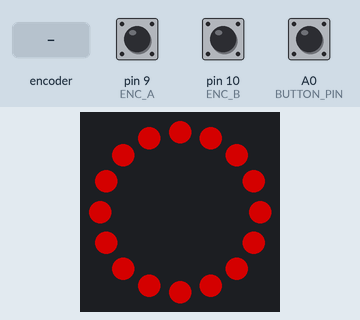
The sketch below on a simulated Arduino Uno, built with avr-gcc and run on an emulated ATmega328P. Parts: 16 RGB LEDs in a ring, first at the top, clockwise. The test bench sets the inputs (shaded band); at power-on: A0 (BUTTON_PIN) HIGH, pin 9 (ENC_A) HIGH, pin 10 (ENC_B) HIGH. Dim RGB values are drawn brighter than linear; random numbers use the default seed unless the sketch sets one.

Above: at 1.26 s.
1.3 s: rotary encoder on pin 9 (ENC_A) / pin 10 (ENC_B) turned 1 step (first pin leading)
3.0 s: A0 (BUTTON_PIN) pulled LOW for 0.15 s
At 4.2 s:
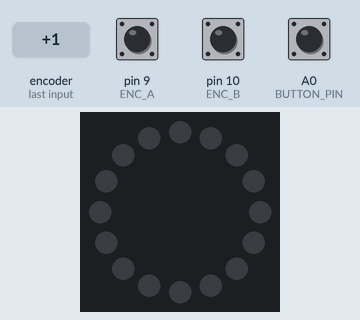
4.6 s: A0 (BUTTON_PIN) pulled LOW for 1 s
At 4.8 s:
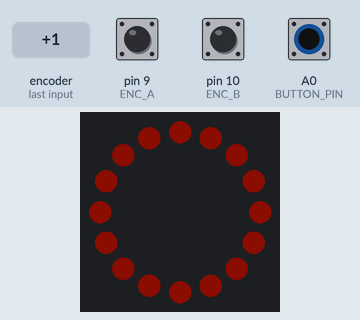
6.2 s: rotary encoder on pin 9 (ENC_A) / pin 10 (ENC_B) turned 1 step (first pin leading)
7.9 s: A0 (BUTTON_PIN) pulled LOW for 3.2 s
12.6 s: A0 (BUTTON_PIN) pulsed LOW 5 times (0.12 s each, 0.3 s apart)
At 13.46 s:
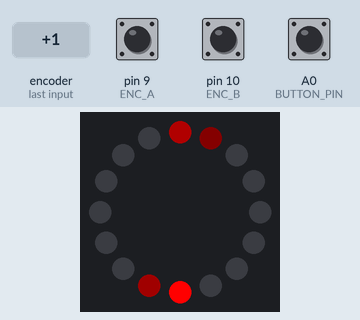
At 14.8 s:
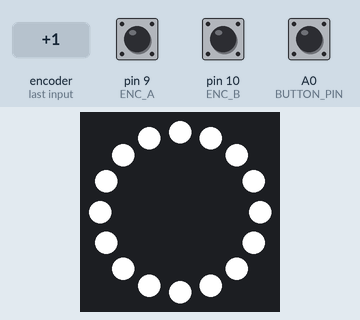
Timing chart, 0 to 16.3 s (numbered marks = the images above; inputs shaded):
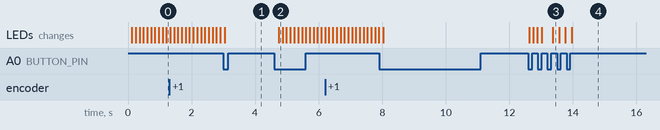

Measured:
- after the input at 4.6 s, the LEDs: change after 0.14 s (image 2)
- after the input at 12.6 s, the LEDs: first change at once (image 3 shows a later state)

The sketch:

lampara_fuego_anillo16neopixels.ino
```cpp
// (licence header left out)
/*************************************
 * LAMPARA PARA ARDUINO CON 16 NEOPIXELS
 *
 * 3 modos de funcionamiento:
 * A) Simula Fuego, con el encoder regulamos la intensidad del fuego
 * B) Lampara Blanca, con el encoder regulamos la intensidad de la luz
 * C) Alien Cristal, con el encoder regulamos el tono de la luz
 *
 * Con el pulsador del encoder encendemos o apagamos la luz
 * Con un doble-click cambiamos entre modos.
 */
#include <Adafruit_NeoPixel.h>

#define BUTTON_PIN  A0
#define ENC_A        9
#define ENC_B       10
bool BoldState = HIGH;
bool EoldState = HIGH;
#define DOCLICKTIMEOUT 20000

#define PIXEL_PIN   11
#define PIXEL_COUNT 16
Adafruit_NeoPixel ring = Adafruit_NeoPixel(PIXEL_COUNT, PIXEL_PIN, NEO_GRB + NEO_KHZ800);

// DEFINICIONES PARA EL MODO 1 - Fuego

#define FIRE_HEIGHT 8
#define FIRE_DIV 6.2
#define FIRE_DELAY 12000

int showType = 0;

const int palette[32][3]={
  {0,0,0},

  {0x07,0,0},
  {0x0E,0,0},
  {0x15,0,0},

  {0x21,0,0},
  {0x37,0,0},
  {0x4D,0,0},
  {0x63,0,0},

  {0x85,0,0},
  {0xA6,0,0},
  {0xD2,0,0},
  {0xFF,0,0},

  {0xFF,25,0},
  {0xFF,50,0},
  {0xFF,75,0},
  {0xFF,100,0},
  {0xFF,125,0},
  {0xFF,150,0},
  {0xFF,175,0},
  {0xFF,200,0},
  {0xFF,225,0},
  {0xFF,0xFF,0x00},

  {0xEE,0xEE,0x19},
  {0xDD,0xDD,0x33},
  {0xCC,0xCC,0x3c},
  {0xBB,0xBB,0x66},
  {0xAB,0xAB,0x7F},
  {0x9A,0x9A,0x99},
  {0x89,0x89,0xB2},
  {0x78,0x78,0xCC},
  {0x67,0x67,0xE5},
  {0x57,0x57,255}
};

//vamos a terner 2 lineas de fuego, cada una de 8 pixel, y otras dos lineas "fantasma" por randomizar el efecto
// la primera linea el seed, nunca se muestra, esto permite evitar los picos aleatorios.
int fire[FIRE_HEIGHT+1][4]={
  {31,31,31,31},
  {0,0,0,0},
  {0,0,0,0},
  {0,0,0,0},
  {0,0,0,0},
  {0,0,0,0},
  {0,0,0,0},
  {0,0,0,0},
  {0,0,0,0}
};

// DEFINICIONES PARA EL MODO 2 - LUZ REGULABLE
int brillo=255;

// DEFINICIONES PARA EL MODO 3 - LATIDO
#define BEATSTEPS 6
#define STEP_DELAY 7500
int beats1[]={0,  128, 255, 128,  0, 128};
int beats2[]={128,127,-127,-128,128,-128};
int hue=0;
int bbstep=0;
int bsstep=0;

void setup() {
  pinMode(BUTTON_PIN, INPUT_PULLUP);
  pinMode(ENC_A, INPUT);
  pinMode(ENC_B, INPUT);
//  Serial.begin(9600);
//  while (!Serial) {  }
  ring.begin();
  ring.show();
}

int modo=2;
int encendido=1;
int doclickcount=0;
int counter=0;
float firediv= FIRE_DIV;

void loop() {
// Boton de encendido
  bool newState = digitalRead(BUTTON_PIN);
  if (newState == LOW && BoldState == HIGH) {
    // Short delay to debounce button.
    delay(20);
    // Check if button is still low after debounce.
    newState = digitalRead(BUTTON_PIN);
    if (newState == LOW) {
    encendido=!encendido;
    }
  }
  BoldState = newState;

// detectamos un doble click
// si volvimos a encender antes del timeout cambiamos de modo.
if ((encendido==1) and (doclickcount>0) and (doclickcount<DOCLICKTIMEOUT)){
  modo++;
  if (modo>2) modo=0;
}
if (encendido==1) doclickcount=0;
if ((encendido==0) and (doclickcount<DOCLICKTIMEOUT)) doclickcount++;

// Encoder
  newState = digitalRead(ENC_A);
  if ((newState == LOW) && (EoldState == HIGH) && (encendido==1)) {
    if (digitalRead(ENC_B) == LOW) {
      //  Movemos sentido reloj
      switch (modo){
         case 0:
          firediv=firediv + 0.1;
          if (firediv>15) firediv= 15;
          break;
        case 1:
          brillo=brillo -5;
          if (brillo<5) brillo =5;
          break;
       case 2:
          hue=hue -3;
          if (hue<=0) hue =360;
          break;
      }
    } else {
      // Movemos sentido contrario reloj
      switch (modo){
         case 0:
           firediv=firediv - 0.1;
           if (firediv<1) firediv= 1;
          break;
        case 1:
          brillo=brillo +5;
          if (brillo>255) brillo =255;
          break;
        case 2:
          hue=hue +3;
          if (hue>=360) hue =0;
          break;
      }
    }
  }
  EoldState = newState;

// Actualizamos una de cada n veces los led.
  counter++;
  if ((modo==0) and (counter==FIRE_DELAY)){
    counter =0;
    fuego();
  }
  if ((modo==1) and (counter==FIRE_DELAY)){
    counter =0;
    luz();
  }
  if ((modo==2) and (counter==STEP_DELAY)){
    counter =0;
    latido();
  }
}

void fuego(void){
// paso 1 añadimos semillas al fondo o apagamos.
  int c;
     for(c=0;c<4;c++){
       fire[0][c]=(encendido?random(32):0);
     }

// paso 2 recalculamos los colores
  int d,a1,a2,a3,a4,b;
  for(c=FIRE_HEIGHT;c>0;c--){ // no se recalcula el ultimo, ya que es la semilla
    for(d=0;d<4;d++){
     a1=fire[c>1?c-1:0][d>1?d-1:3];
     a2=fire[c>1?c-1:0][d];
     a3=fire[c>1?c-1:0][d>3?d+1:0];
     a4=fire[c>2?c-2:0][d];

     b=(a1+a2+a3+a4)/firediv;
     if (b>31) b=31;
     fire[c][d]=(int)b;
    }
  }

// paso 3 los mostramos
  int color_idx;
  for(c=0;c<FIRE_HEIGHT;c++){
    color_idx=fire[c+1][0];
    ring.setPixelColor(c,ring.Color(palette[color_idx][0],palette[color_idx][1],palette[color_idx][2]));
  }
  for(c=0;c<FIRE_HEIGHT;c++){
    color_idx=fire[c+1][2];
    ring.setPixelColor(8+c,ring.Color(palette[color_idx][0],palette[color_idx][1],palette[color_idx][2]));
  }
  ring.show();
}

void luz(void){
  int c;
  for(c=0;c<PIXEL_COUNT;c++){
    ring.setPixelColor(c,brillo*encendido,brillo*encendido,brillo*encendido);
  }
  ring.show();
}


struct irgb{
    int r;       // a integer between 0 and 255
    int g;       // a integer between 0 and 255
    int b;       // a integer between 0 and 255
};

//static irgb hsv2rgb(int h, int s, int v);
struct irgb hsv2rgb(int h, int s, int v){
    struct irgb out;
    float      hh, p, q, t, ff,ss,vv;
    long        i;
    int         p1,q1,t1;

    vv=v/255.0;
    ss=s/255.0;

    if(ss <= 0.0) {       // < is bogus, just shuts up warnings
        out.r = out.g = out.b = v;
        return out;
    }

    hh = h;
    if(hh >= 360.0) hh = 0.0;
    hh /= 60.0;
    i = (long)hh;
    ff = hh - i;

    p = vv * (1.0 -  ss);
    q = vv * (1.0 - (ss * ff));
    t = vv * (1.0 - (ss * (1.0 - ff)));

    p1=round(255*p);
    q1=round(255*q);
    t1=round(255*t);

    switch(i) {
    case 0:
        out.r = v;
        out.g = t1;
        out.b = p1;
        break;
    case 1:
        out.r = q1;
        out.g = v;
        out.b = p1;
        break;
    case 2:
        out.r = p1;
        out.g = v;
        out.b = t1;
        break;

    case 3:
        out.r = p1;
        out.g = q1;
        out.b = v;
        break;
    case 4:
        out.r = t1;
        out.g = p1;
        out.b = v;
        break;
    case 5:
    default:
        out.r = v;
        out.g = p1;
        out.b = q1;
        break;
    }
    return out;
}

void latido(void){
  int c,v;
  struct irgb col;
  bsstep=bsstep+1;
  if (bsstep>=10){
    bsstep=0;
    bbstep=bbstep+1;
    if (bbstep>=BEATSTEPS){
      bbstep=0;
    }
  }
  v=beats1[bbstep]+beats2[bbstep]*(bsstep/10.0);
  col = hsv2rgb(hue,255,v*encendido);
  for(c=0;c<PIXEL_COUNT;c++){
    ring.setPixelColor(c,col.r,col.g,col.b);
  }
  ring.show();
}
```
